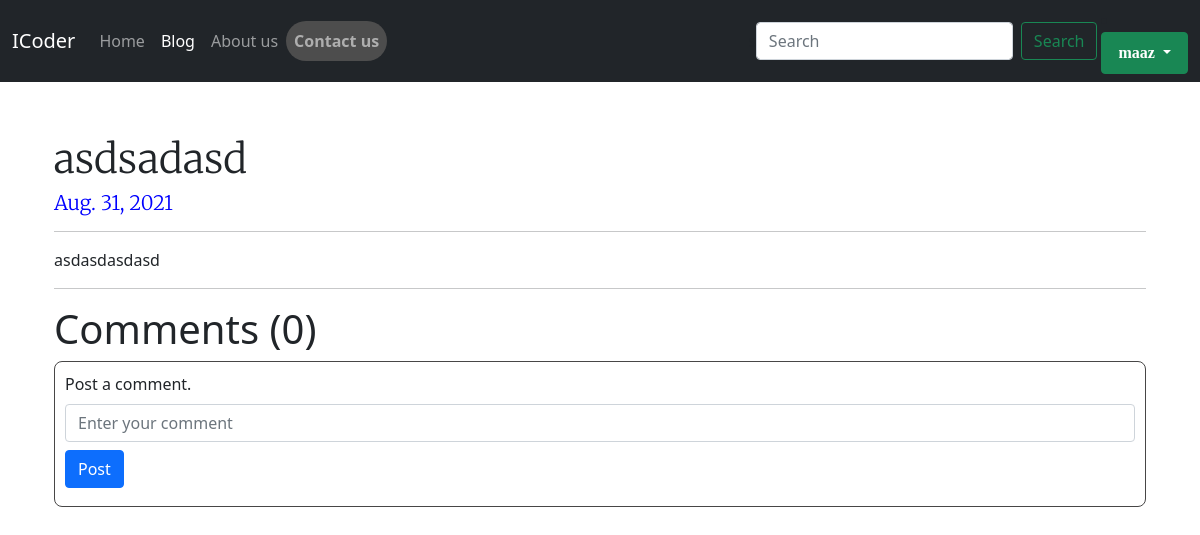
/blog/post_view/33 (signed in), run on the app's committed database.
### blogapp/models.py (models this page shows, shortened)
class post(models.Model):
    post_id = models.AutoField(primary_key=True)
    title = models.CharField(max_length=20)
    content = models.TextField()
    Timestamp = models.DateField(auto_now_add=True)

### blogapp/views.py (the view)
# urls.py: path('post_view/<int:id>', views.post_view, name='post_view'),
def post_view(request,id):
    post_view_data = post.objects.filter(post_id = id)
    load_comment = comment.objects.filter(comment_post=id)
    reply_data = comment_reply.objects.filter(rply_post=id)
    comments_length = len(reply_data)+len(load_comment)
    return render(request, 'blogapp/post_view.html',{'post':post_view_data,'load_comment':load_comment,'reply':reply_data,'comments_length':comments_length})

### templates/blogapp/post_view.html (shortened to what this page needs)
{% extends "base.html" %}
{% block blog %}active{% endblock  %}
{% block body %}
<div style="text-align:start; margin-top: 53px;" class="container">
    <div style="margin-bottom: 50px;" class="container">
        <h1 style="font-family: 'Merriweather', serif;" class="fw-light">{{post.0.title}}</h1>
        <h5 style="font-family: 'Merriweather', serif;color:blue" class="fw-light">{{post.0.Timestamp}}</h5>
        <hr>
        <div>
            {{post.0.content|safe}}
        </div>
        <hr>
        <div>
            <h1>Comments ({{comments_length}})</h1>
        </div>
        {% if user.is_authenticated %}
        <div style="    border:1px solid;border-left-color: currentcolor;
        padding: 10px;
        border-radius: 8px;
        border-color: rgb(71, 70, 70);" class="mb-3">
<form method="post" action="/blog/comment/{{post.0.post_id}}"> {% csrf_token %}
    <label for="exampleFormControlInput1" class="form-label">Post a comment.</label>
    <input name="comment" type="text" class="form-control" id="exampleFormControlInput1" placeholder="Enter your comment">
    <button type="submit" class="btn btn-primary my-2">Post</button>
</form>
</div>{% load static %}
{% endif %}
    </div>
</div>
{% endblock %}

### templates/base.html (shortened to what this page needs)
<!doctype html>
<html lang="en">
<head>
  <link href="https://cdn.jsdelivr.net/npm/bootstrap@5.1.0/dist/css/bootstrap.min.css" rel="stylesheet"
>
</head>
<body>
{% block nav %}
<nav class="navbar navbar-expand-lg navbar-dark bg-dark">
  <div class="container-fluid">
    <a class="navbar-brand" href="/">ICoder</a>
    <div class="collapse navbar-collapse" id="navbarSupportedContent">
      <ul class="navbar-nav me-auto mb-2 mb-lg-0">
        <li class="nav-item">
          <a class="nav-link {% block home %}{% endblock %}" aria-current="page" href="/">Home</a>
        </li>
        <li class="nav-item">
          <a class="nav-link {% block blog %}{% endblock %}" href="/blog">Blog</a>
        </li>
        <li class="nav-item">
          <a class="nav-link {% block about %}{% endblock %}" href="/about_us">About us</a>
        </li>
        <li class="nav-item">
          <a id="contact" class="nav-link {% block contact %}{% endblock %}" href="/contact_us">Contact us</a>
        </li>
      </ul>s
      <form method="get" action='/blog/search_data' class="d-flex">
        <input id="search" name="search" class="form-control me-2" type="search" placeholder="Search"
          aria-label="Search">
        <button style="margin-right: 4px;" class="btn btn-outline-success" type="submit">Search</button>
      </form>
{% if user.is_authenticated %}
<li  class="nav-item dropdown">
<a style="color: white;font-family: initial;
font-weight: bold;
" class="nav-link dropdown-toggle btn btn-success" href="#" id="navbarDropdown" role="button" data-bs-toggle="dropdown" aria-expanded="false">
  {{request.user}}
</a>
</li>
      {% endif %}
    </div>
  </div>
</nav>
{% endblock  %}
  {% block body %}
  {% endblock %}
</body>
</html>

### templates/base.html (style rules this page uses)
#contact { border-radius: 20px; background-color: #4d4d4d; font-weight: bold; }

### data on the page
post: title "asdsadasd", Timestamp "Aug. 31, 2021", content "asdasdasdasd"

### other printed values
{{ request.user }} "maaz"
{{ comments_length }} "0"
